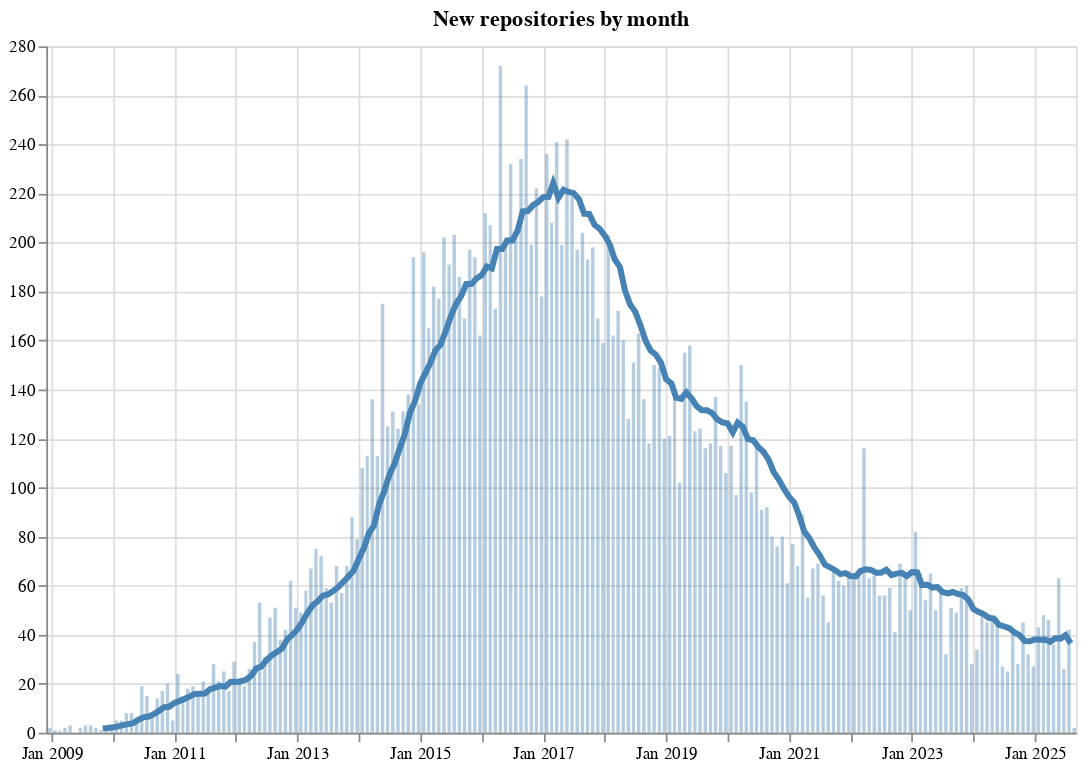

The notebook cell saved with this chart:
### Code cell
chart = alt.Chart(df, title="New repositories by month").encode(
    x=alt.X("created_at:T", title=None, timeUnit="yearmonth"),
)

bars = chart.mark_bar(color="steelblue", opacity=0.4).encode(
    y=alt.Y("count:Q", title=None),
    tooltip=[
        alt.Tooltip("created_at:T", title="Month", timeUnit="yearmonth"),
        alt.Tooltip("count:Q", title="New repositories"),
    ],
)

# Add a line with the 12 months moving average
line = chart.mark_line(color="steelblue", strokeWidth=3.5).encode(
    y=alt.Y("sma:Q", title="12-month moving average"),
    tooltip=[
        alt.Tooltip("created_at:T", title="Month", timeUnit="yearmonth"),
        alt.Tooltip("sma:Q", title="12-month moving average"),
    ],
)

(bars + line).properties(
    width=600,
    height=400,
)

### Figure 1 — Vega-Lite specification as saved in the notebook (floating-point values rounded to 4 significant figures; data arrays with more than 128 entries replaced by an {"elided": "..."} marker saying what was removed)
{"config": {"view": {"continuousWidth": 300, "continuousHeight": 300}}, "layer": [{"mark": {"type": "bar", "color": "steelblue", "opacity": 0.4}, "encoding": {"tooltip": [{"field": "created_at", "timeUnit": "yearmonth", "title": "Month", "type": "temporal"}, {"field": "count", "title": "New repositories", "type": "quantitative"}], "x": {"field": "created_at", "timeUnit": "yearmonth", "title": null, "type": "temporal"}, "y": {"field": "count", "title": null, "type": "quantitative"}}, "title": "New repositories by month"}, {"mark": {"type": "line", "color": "steelblue", "strokeWidth": 3.5}, "encoding": {"tooltip": [{"field": "created_at", "timeUnit": "yearmonth", "title": "Month", "type": "temporal"}, {"field": "sma", "title": "12-month moving average", "type": "quantitative"}], "x": {"field": "created_at", "timeUnit": "yearmonth", "title": null, "type": "temporal"}, "y": {"field": "sma", "title": "12-month moving average", "type": "quantitative"}}, "title": "New repositories by month"}], "data": {"name": "data-b209299ff41f2fbf9fd242cc2152e092"}, "height": 400, "width": 600, "$schema": "https://vega.github.io/schema/vega-lite/v5.20.1.json", "datasets": {"data-b209299ff41f2fbf9fd242cc2152e092": {"elided": "201 records"}}}
